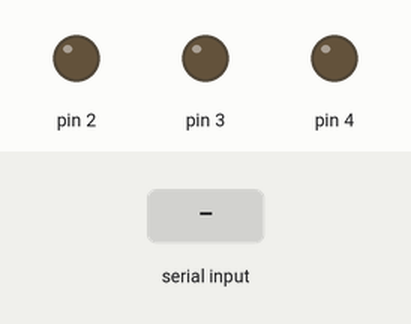
A sketch run on a simulated Arduino Uno, built with avr-gcc and run on an emulated ATmega328P. On the bench: output pins drawn as LEDs (lit = HIGH). The test bench sets the inputs (shaded band). What the sketch prints to the serial monitor is not drawn.

Above: at 1.2 s.
1.3 s: "1" received over Serial
At 3.0 s:
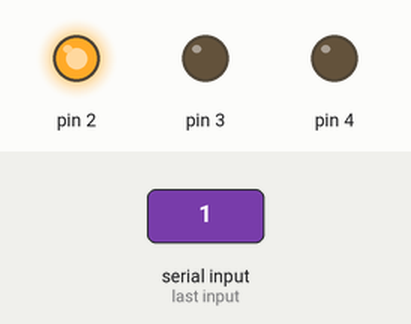
3.8 s: "2" received over Serial
At 6.0 s:
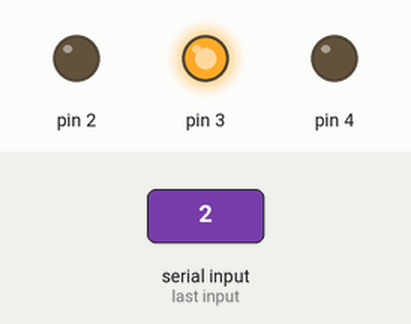
6.3 s: "3" received over Serial
At 8.0 s:
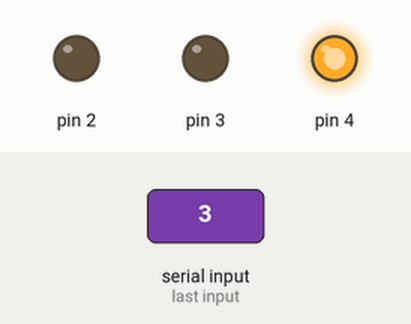
8.8 s: "on" received over Serial
At 11.0 s:
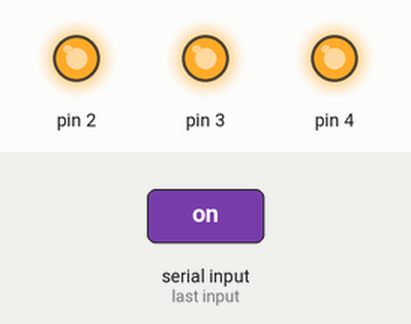
11.3 s: "off" received over Serial
At 13.0 s:
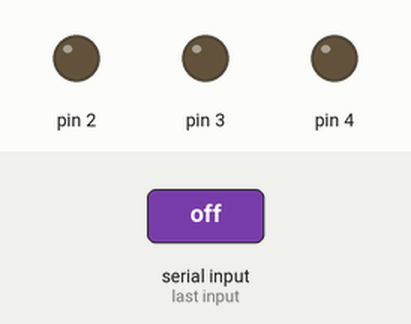
Timing chart, 0 to 14.5 s (numbered marks = the images above; inputs shaded):
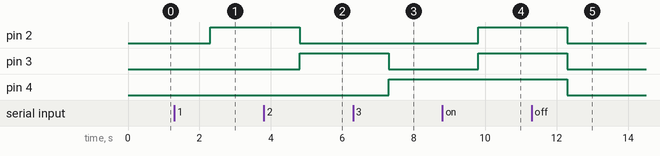

The sketch:

string_input.ino
```cpp
String msg="What colour you want?";
String ans;
void setup() {
  // put your setup code here, to run once:
  pinMode(2,OUTPUT);
  pinMode(3,OUTPUT);
  pinMode(4,OUTPUT);
  Serial.begin(9600);

}

void loop() {
  // put your main code here, to run repeatedly:
  Serial.print(msg);
  while(Serial.available()==0){

    }
  ans= Serial.readString();
  if(ans=="1"){
     digitalWrite(2,HIGH);
     digitalWrite(4,LOW);
     digitalWrite(3,LOW);

    }
  if(ans=="2"){
     digitalWrite(3,HIGH);
     digitalWrite(2,LOW);
     digitalWrite(4,LOW);

    }
  if(ans=="3"){
     digitalWrite(4,HIGH);
     digitalWrite(3,LOW);
     digitalWrite(2,LOW);

    }
  if(ans=="on"){
     digitalWrite(4,HIGH);
     digitalWrite(3,HIGH);
     digitalWrite(2,HIGH);

    }
   if(ans=="off"){
     digitalWrite(4,LOW);
     digitalWrite(3,LOW);
     digitalWrite(2,LOW);

    }

}
```

Measured:
- after the input at 1.3 s, pin 2: LOW → HIGH after 1.0 s
- after the input at 3.8 s, pin 2: HIGH → LOW after 1.0 s; pin 3: LOW → HIGH after 1.0 s
- after the input at 6.3 s, pin 3: HIGH → LOW after 1.0 s; pin 4: LOW → HIGH after 1.0 s
- after the input at 8.8 s, pin 2, pin 3: LOW → HIGH after 1.0 s
- after the input at 11.3 s, pin 2–4: HIGH → LOW after 1.0 s
